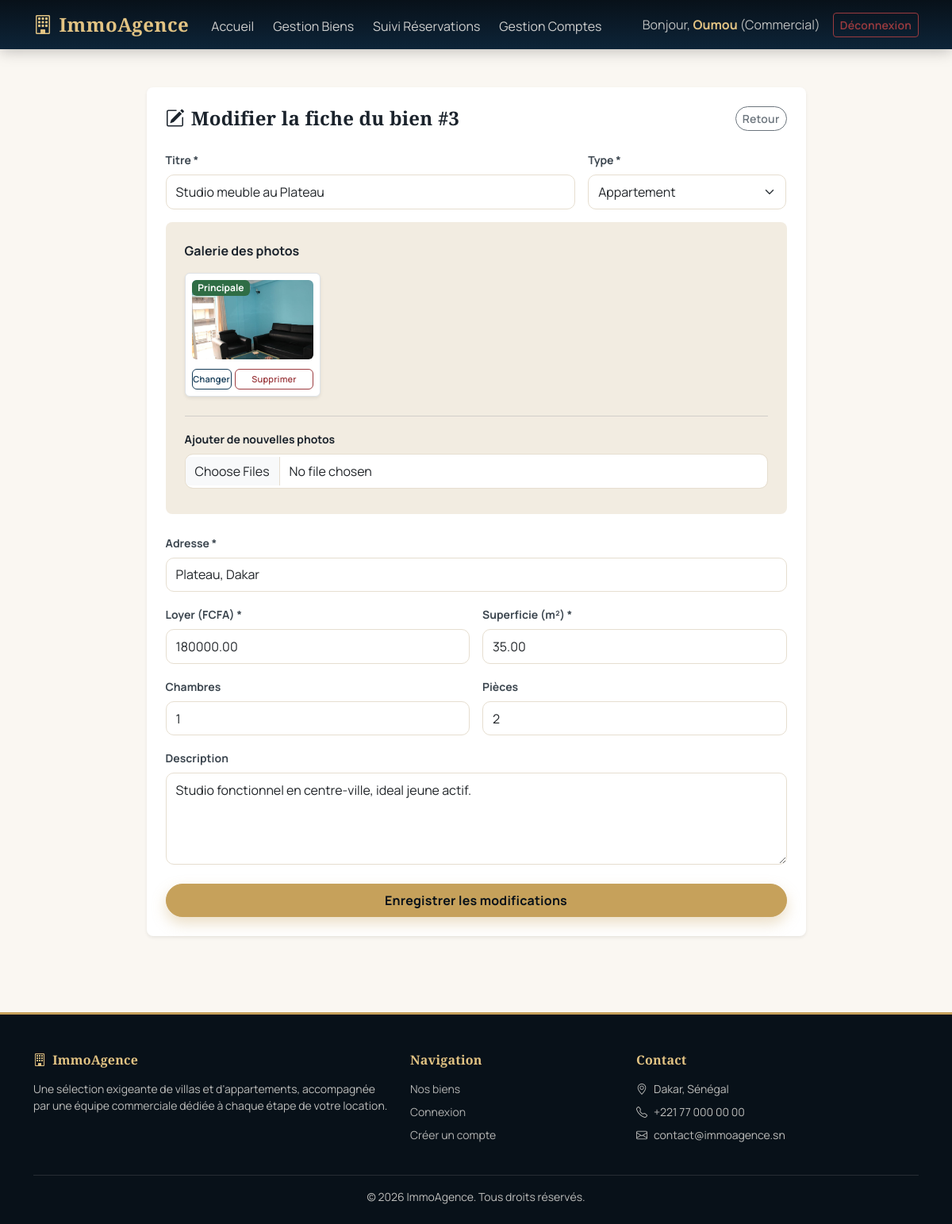
Page /commercial/modifier_bien.php?id=3 (signed in) on the committed database.
### tables this page shows
CREATE TABLE `biens` (
  `id_bien` int(11) NOT NULL,
  `titre` varchar(200) NOT NULL,
  `description` text DEFAULT NULL,
  `adresse` varchar(255) NOT NULL,
  `prix_mensuel` decimal(12,2) NOT NULL,
  `superficie` decimal(10,2) NOT NULL,
  `nb_chambres` int(11) NOT NULL DEFAULT 0,
  `nb_pieces` int(11) NOT NULL DEFAULT 0,
  `type` enum('Appartement','Villa') NOT NULL,
  `date_ajout` timestamp NOT NULL DEFAULT current_timestamp()
);

CREATE TABLE `images` (
  `id_image` int(11) NOT NULL,
  `chemin_fichier` varchar(255) NOT NULL,
  `is_principal` tinyint(1) NOT NULL DEFAULT 0,
  `id_bien` int(11) NOT NULL
);

### commercial/modifier_bien.php (the view, shortened to what this page needs)
<?php
require_once '../config/bootstrap.php';
$id_bien = isset($_GET['id']) ? (int)$_GET['id'] : 0;
include_once '../includes/header.php';
try {
    $stmt = $pdo->prepare("SELECT * FROM BIENS WHERE id_bien = :id_bien");
    $stmt->execute(['id_bien' => $id_bien]);
    $bien = $stmt->fetch();
    $stmtImg = $pdo->prepare("SELECT * FROM IMAGES WHERE id_bien = :id_bien ORDER BY is_principal DESC");
    $stmtImg->execute(['id_bien' => $id_bien]);
    $images = $stmtImg->fetchAll();
} catch (PDOException $e) {
    die("Erreur de récupération : " . $e->getMessage());
}
?>
<main class="container my-5">
    <div class="row justify-content-center">
        <div class="col-md-9">
            <div class="card p-4 border-0 shadow-sm bg-white rounded-3">
                <div class="d-flex justify-content-between align-items-center mb-4">
                    <h4 class="fw-bold text-dark mb-0"><i class="bi bi-pencil-square me-2"></i>Modifier la fiche du bien #<?php echo $bien['id_bien']; ?></h4>
                    <a href="gestion_biens.php" class="btn btn-sm btn-outline-secondary rounded-pill">Retour</a>
                </div>
                <form method="POST" action="modifier_bien.php?id=<?php echo $id_bien; ?>" enctype="multipart/form-data">
                    <div class="row g-3 mb-3">
                        <div class="col-md-8">
                            <label class="form-label small fw-bold text-secondary">Titre *</label>
                            <input type="text" name="titre" class="form-control" value="<?php echo htmlspecialchars($bien['titre']); ?>" required>
                        </div>
                        <div class="col-md-4">
                            <label class="form-label small fw-bold text-secondary">Type *</label>
                            <select name="type" class="form-select" required>
                                <option value="Appartement" <?php echo $bien['type'] === 'Appartement' ? 'selected' : ''; ?>>Appartement</option>
                            </select>
                        </div>
                    </div>
                    <div class="mb-4 p-4 bg-light rounded-3">
                        <label class="form-label fw-bold text-dark d-block mb-3">Galerie des photos</label>
                        <?php if (count($images) > 0): ?>
                            <div class="row g-3 mb-4">
                                <?php foreach ($images as $img): ?>
                                    <div class="col-6 col-sm-4 col-md-3 text-center">
                                        <div class="position-relative bg-white p-2 rounded border shadow-sm group-image">
                                            <img src="../uploads/<?php echo htmlspecialchars($img['chemin_fichier']); ?>" class="img-fluid rounded mb-2" style="height: 100px; width:100%; object-fit: cover;" alt="Aperçu">
                                            <?php if ($img['is_principal'] == 1): ?>
                                                <span class="badge bg-success position-absolute top-0 start-0 m-2 text-xs">Principale</span>
                                            <?php endif; ?>
                                            <div class="d-flex justify-content-between gap-1 mt-1">
                                                <label class="btn btn-xs btn-outline-primary w-50 m-0 py-1 px-0 rounded-2" style="font-size: 11px;" title="Remplacer cette photo">
                                                    Changer
                                                </label>
                                                <form method="POST" action="modifier_bien.php?id=<?php echo $id_bien; ?>" class="w-50">
                                                    <button type="submit" class="btn btn-xs btn-outline-danger w-100 py-1 px-0 rounded-2" style="font-size: 11px;" onclick="return confirm('Supprimer définitivement cette photo ?');">Supprimer</button>
                                                </form>
                                            </div>
                                        </div>
                                    </div>
                                <?php endforeach; ?>
                            </div>
                        <?php else: ?>
                            <p class="text-muted small">Aucune image enregistrée.</p>
                        <?php endif; ?>
                        <hr class="text-muted my-3">
                        <div class="mb-2">
                            <label class="form-label small fw-bold text-dark">Ajouter de nouvelles photos</label>
                            <input type="file" id="images_bien" name="images_bien[]" class="form-control" accept="image/*" multiple onchange="previewNewImages(this)">
                        </div>
                    </div>
                    <div class="mb-3">
                        <label class="form-label small fw-bold text-secondary">Adresse *</label>
                        <input type="text" name="adresse" class="form-control" value="<?php echo htmlspecialchars($bien['adresse']); ?>" required>
                    </div>
                    <div class="row g-3 mb-3">
                        <div class="col-6">
                            <label class="form-label small fw-bold text-secondary">Loyer (FCFA) *</label>
                            <input type="number" name="prix_mensuel" class="form-control" value="<?php echo htmlspecialchars($bien['prix_mensuel']); ?>" required>
                        </div>
                        <div class="col-6">
                            <label class="form-label small fw-bold text-secondary">Superficie (m²) *</label>
                            <input type="number" name="superficie" class="form-control" value="<?php echo htmlspecialchars($bien['superficie']); ?>" required>
                        </div>
                    </div>
                    <div class="row g-3 mb-3">
                        <div class="col-6">
                            <label class="form-label small fw-bold text-secondary">Chambres</label>
                            <input type="number" name="nb_chambres" class="form-control" value="<?php echo htmlspecialchars($bien['nb_chambres']); ?>">
                        </div>
                        <div class="col-6">
                            <label class="form-label small fw-bold text-secondary">Pièces</label>
                            <input type="number" name="nb_pieces" class="form-control" value="<?php echo htmlspecialchars($bien['nb_pieces']); ?>">
                        </div>
                    </div>
                    <div class="mb-4">
                        <label class="form-label small fw-bold text-secondary">Description</label>
                        <textarea name="description" class="form-control" rows="4"><?php echo htmlspecialchars($bien['description']); ?></textarea>
                    </div>
                    <button type="submit" class="btn btn-primary w-100 py-2 rounded-pill fw-bold">Enregistrer les modifications</button>
                </form>
            </div>
        </div>
    </div>
</main>
<?php include_once '../includes/footer.php'; ?>

### css/style.css (style rules this page uses)
:root { --navy-950: #081119; --navy-900: #0d2438; --navy-800: #133a56; --navy-700: #1c4d70; --gold-100: #f6ecd9; --gold-300: #e2c383; --gold-500: #c6a15b; --gold-600: #ad893f; --gold-700: #8f7233; --emerald-600: #2f6d45; --emerald-700: #24532f; --brick-600: #9c3b3f; --brick-700: #7c2f32; --cream-50: #faf7f2; --cream-100: #f2ece1; --ink-900: #1b232c; --ink-700: #3d4750; --ink-500: #6b7580; --border-soft: #e6ded0; --card-shadow: rgba(13, 36, 56, 0.08) 0px 6px 20px 0px; --card-hover-shadow: rgba(13, 36, 56, 0.18) 0px 16px 36px 0px; --font-display: 'Playfair Display', Georgia, 'Times New Roman', serif; --font-body: 'Manrope', 'Segoe UI', Tahoma, Geneva, Verdana, sans-serif; }
body { background-color: var(--cream-50); font-family: var(--font-body); color: var(--ink-900); display: flex; flex-direction: column; min-height: 100vh; }
main, .container { flex: 1; }
h1, h2, h3, h4, h5, h6, .fw-display { font-family: var(--font-display); letter-spacing: 0.2px; }
a { color: var(--navy-800); }
.text-dark { color: var(--ink-900) !important; }
.text-secondary { color: var(--ink-700) !important; }
.text-muted { color: var(--ink-500) !important; }
.bg-success { background-color: var(--emerald-600) !important; }
.bg-light { background-color: var(--cream-100) !important; }
.btn { font-weight: 600; letter-spacing: 0.2px; }
.btn-primary { --bs-btn-bg: var(--gold-500); --bs-btn-border-color: var(--gold-500); --bs-btn-hover-bg: var(--gold-600); --bs-btn-hover-border-color: var(--gold-600); --bs-btn-active-bg: var(--gold-700); --bs-btn-active-border-color: var(--gold-700); --bs-btn-color: var(--navy-950); --bs-btn-hover-color: var(--navy-950); --bs-btn-active-color: var(--navy-950); --bs-btn-disabled-bg: var(--gold-300); --bs-btn-disabled-border-color: var(--gold-300); box-shadow: rgba(198, 161, 91, 0.35) 0px 8px 18px 0px; }
.btn-outline-primary { --bs-btn-color: var(--navy-800); --bs-btn-border-color: var(--navy-800); --bs-btn-hover-bg: var(--navy-800); --bs-btn-hover-border-color: var(--navy-800); --bs-btn-active-bg: var(--navy-900); --bs-btn-active-border-color: var(--navy-900); }
.btn-danger, .btn-outline-danger { --bs-btn-color: var(--brick-600); --bs-btn-border-color: var(--brick-600); --bs-btn-bg: transparent; --bs-btn-hover-bg: var(--brick-600); --bs-btn-hover-color: #fff; --bs-btn-hover-border-color: var(--brick-600); }
.btn-xs { padding: 0.2rem 0.6rem; font-size: 0.75rem; border-radius: 30px; }
.badge.bg-success { background-color: var(--emerald-600) !important; }
.form-label { color: var(--ink-700); }
.form-control, .form-select { border: 1px solid var(--border-soft); border-radius: 10px; padding-top: 0.55rem; padding-bottom: 0.55rem; }
.card { border-radius: 16px; }

### rows in the picture
biens: id_bien "3", titre "Studio meuble au Plateau", type "Appartement", adresse "Plateau, Dakar", prix_mensuel "180000.00", superficie "35.00", nb_chambres "1", nb_pieces "2", description "Studio fonctionnel en centre-ville, ideal jeune actif."
images: chemin_fichier (picture), is_principal "Principale"

### other values in the picture
$_SESSION['prenom'] "Oumou"
$_SESSION['role'] "Commercial"
